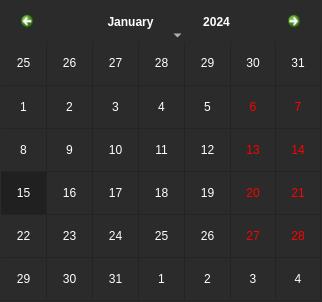
<?xml version="1.0" encoding="UTF-8"?>
<ui version="4.0">
 <class>Frame</class>
 <widget class="QFrame" name="Frame">
  <property name="geometry">
   <rect>
    <x>0</x>
    <y>0</y>
    <width>320</width>
    <height>300</height>
   </rect>
  </property>
  <property name="maximumSize">
   <size>
    <width>320</width>
    <height>300</height>
   </size>
  </property>
  <property name="windowTitle">
   <string>Frame</string>
  </property>
  <property name="styleSheet">
   <string notr="true">QWidget {
    background-color: #2b2b2b;
	color:#eaeaea;
	border: solid;
	border-width: 0px;
	border-color: transparent;
    border-radius: 5px;

}

QCalendarWidget QToolButton
{
	height:38px;
	width:50px;
	color:white;
	font:18px 'Segoe UI', 'Microsoft YaHei', 'PingFang SC';
	icon-size:18px 18px;
	background-color:#2b2b2b;
}
QCalendarWidget QToolButton:hover
{
	background-color:#202020;
}

QCalendarWidget QWidget#qt_calendar_navigationbar
{
	height:35px;
	background-color:#2b2b2b;

}


#qt_calendar_prevmonth,
#qt_calendar_nextmonth
{
	border:none;
	qproperty-icon:none;
	background-color:transparent;
}


#qt_calendar_prevmonth
{
	qproperty-icon: url(:/qfluentwidgets/images/icons/CareLeftSolid_white.svg);
	icon-size: 15px 15px
}

#qt_calendar_nextmonth
{
	qproperty-icon: url(:/qfluentwidgets/images/icons/CareRightSolid_white.svg);
	icon-size: 15px 15px
}


#qt_calendar_prevmonth:hover,
#qt_calendar_nextmonth:hover
{
	background-color:#202020;
}




#qt_calendar_monthbutton
{
	width:100px;
	font:18px 'Segoe UI', 'Microsoft YaHei', 'PingFang SC';
	color:white;
	background-color:#2b2b2b;
	margin: 0px 2px;
	padding: 0px 2px

}

#qt_calendar_yearbutton
{
	font:18px 'Segoe UI', 'Microsoft YaHei', 'PingFang SC';
	color:white;
	background-color:#2b2b2b;
	margin: 0px 2px;
	padding: 0px 2px

}

#qt_calendar_monthbutton:hover,
#qt_calendar_yearbutton:hover
{
	background-color:#202020;
}

/* MenuBar Code */

QCalendarWidget QMenu
{
	width:150px;
	color:white;
	font:14px 'Segoe UI', 'Microsoft YaHei', 'PingFang SC';
	background-color:#2b2b2b;
}

/* SpinBox Code */



/* Calendar View Code */
QCalendarWidget QWidget
{
	alternate-background-color:#2b2b2b;
}


QCalendarWidget QAbstractItemView:enabled
{
	font:14px 'Segoe UI', 'Microsoft YaHei', 'PingFang SC';
	color:white;
	background-color:#2b2b2b;
	selection-background-color:#202020;
	selection-color:white;
}
QCalendarWidget QAbstractItemView:disabled
{
	color:rgb(100,100,100);
}

QCalendarWidget QSpinBox
{
	width:60px;
	height:25px;
	font:14px 'Segoe UI', 'Microsoft YaHei', 'PingFang SC';
	color:white;
	background-color:#2b2b2b;
}

#qt_calendar_calendarview
{
	font:14px 'Segoe UI', 'Microsoft YaHei', 'PingFang SC';
	color:white;
	background-color:#2b2b2b;
	border-width: 0px;
	border-color: #2b2b2b;
    border-radius:5px;
}


#qt_calendar_calendarview::item
{
	background-color:#2b2b2b;
	border-width: 0px;
	border-color: #2b2b2b;
    border-radius:25px;

}


#qt_calendar_calendarview::item:hover
{
	background-color:#202020;
	border-width: 0px;
	border-color: #202020;
    border-radius:20px;

}

#qt_calendar_calendarview::item:selected
{
	background-color:black;
	border-width: 0px;
	border-color: black;
    border-radius:20px;
	
}

</string>
  </property>
  <layout class="QVBoxLayout" name="verticalLayout" stretch="0">
   <property name="spacing">
    <number>1</number>
   </property>
   <property name="leftMargin">
    <number>1</number>
   </property>
   <property name="topMargin">
    <number>1</number>
   </property>
   <property name="rightMargin">
    <number>1</number>
   </property>
   <property name="bottomMargin">
    <number>1</number>
   </property>
   <item>
    <widget class="QCalendarWidget" name="calendarview">
     <property name="sizePolicy">
      <sizepolicy hsizetype="Preferred" vsizetype="Preferred">
       <horstretch>0</horstretch>
       <verstretch>0</verstretch>
      </sizepolicy>
     </property>
     <property name="minimumSize">
      <size>
       <width>0</width>
       <height>300</height>
      </size>
     </property>
     <property name="maximumSize">
      <size>
       <width>320</width>
       <height>300</height>
      </size>
     </property>
     <property name="styleSheet">
      <string notr="true"/>
     </property>
     <property name="gridVisible">
      <bool>true</bool>
     </property>
     <property name="selectionMode">
      <enum>QCalendarWidget::SingleSelection</enum>
     </property>
     <property name="horizontalHeaderFormat">
      <enum>QCalendarWidget::NoHorizontalHeader</enum>
     </property>
     <property name="verticalHeaderFormat">
      <enum>QCalendarWidget::NoVerticalHeader</enum>
     </property>
     <property name="navigationBarVisible">
      <bool>true</bool>
     </property>
     <property name="dateEditEnabled">
      <bool>true</bool>
     </property>
    </widget>
   </item>
  </layout>
 </widget>
 <resources/>
 <connections/>
</ui>
